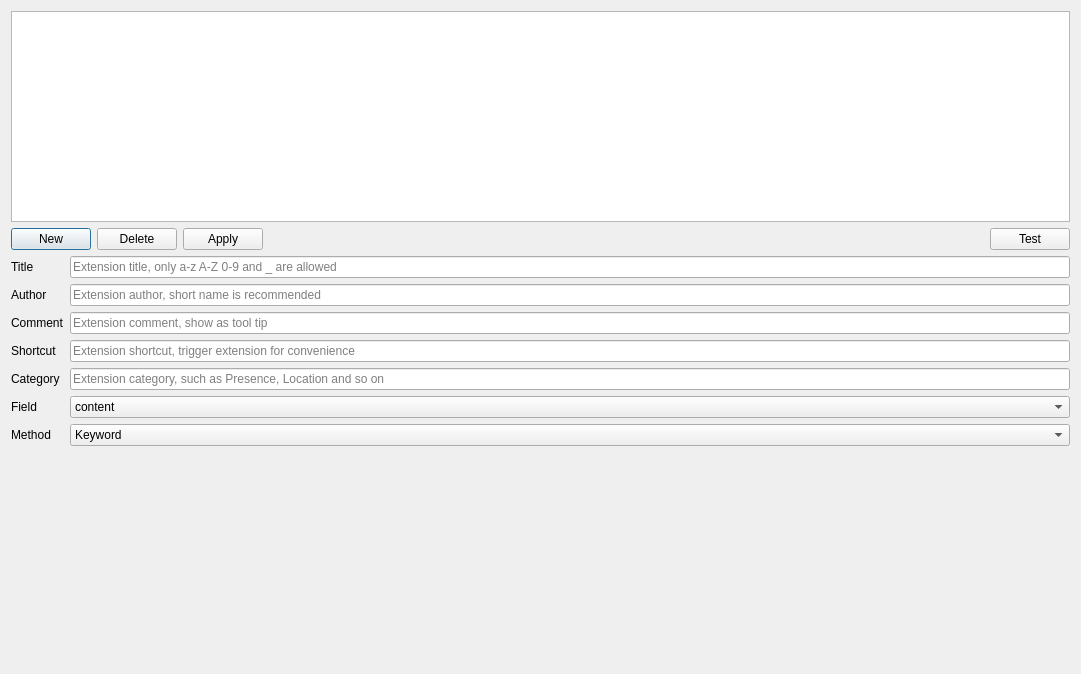
<?xml version="1.0" encoding="UTF-8"?>
<ui version="4.0">
 <class>ExtensionDialog</class>
 <widget class="QDialog" name="ExtensionDialog">
  <property name="geometry">
   <rect>
    <x>0</x>
    <y>0</y>
    <width>1081</width>
    <height>674</height>
   </rect>
  </property>
  <property name="windowTitle">
   <string>Extensions</string>
  </property>
  <layout class="QVBoxLayout" name="verticalLayout" stretch="1,0,0,1">
   <item>
    <widget class="QTableView" name="tableView">
     <property name="selectionMode">
      <enum>QAbstractItemView::SingleSelection</enum>
     </property>
     <property name="selectionBehavior">
      <enum>QAbstractItemView::SelectRows</enum>
     </property>
    </widget>
   </item>
   <item>
    <layout class="QHBoxLayout" name="horizontalLayout_2" stretch="0,0,0,1,0">
     <item>
      <widget class="QPushButton" name="btnNewExtension">
       <property name="text">
        <string>New</string>
       </property>
      </widget>
     </item>
     <item>
      <widget class="QPushButton" name="btnDeleteExtension">
       <property name="text">
        <string>Delete</string>
       </property>
      </widget>
     </item>
     <item>
      <widget class="QPushButton" name="btnApplyModification">
       <property name="text">
        <string>Apply</string>
       </property>
      </widget>
     </item>
     <item>
      <widget class="QWidget" name="widget_2" native="true"/>
     </item>
     <item>
      <widget class="QPushButton" name="btnTestExtension">
       <property name="text">
        <string>Test</string>
       </property>
      </widget>
     </item>
    </layout>
   </item>
   <item>
    <layout class="QFormLayout" name="formLayout">
     <property name="fieldGrowthPolicy">
      <enum>QFormLayout::AllNonFixedFieldsGrow</enum>
     </property>
     <item row="0" column="0">
      <widget class="QLabel" name="label_4">
       <property name="text">
        <string>Title</string>
       </property>
      </widget>
     </item>
     <item row="0" column="1">
      <widget class="QLineEdit" name="edtTitle">
       <property name="placeholderText">
        <string>Extension title, only a-z A-Z 0-9 and _ are allowed</string>
       </property>
       <property name="clearButtonEnabled">
        <bool>true</bool>
       </property>
      </widget>
     </item>
     <item row="1" column="0">
      <widget class="QLabel" name="label">
       <property name="text">
        <string>Author</string>
       </property>
      </widget>
     </item>
     <item row="1" column="1">
      <widget class="QLineEdit" name="edtAuthor">
       <property name="maxLength">
        <number>50</number>
       </property>
       <property name="placeholderText">
        <string>Extension author, short name is recommended</string>
       </property>
       <property name="clearButtonEnabled">
        <bool>true</bool>
       </property>
      </widget>
     </item>
     <item row="5" column="0">
      <widget class="QLabel" name="label_2">
       <property name="text">
        <string>Field</string>
       </property>
      </widget>
     </item>
     <item row="5" column="1">
      <widget class="QComboBox" name="cbField">
       <property name="currentIndex">
        <number>7</number>
       </property>
       <item>
        <property name="text">
         <string/>
        </property>
       </item>
       <item>
        <property name="text">
         <string>time</string>
        </property>
       </item>
       <item>
        <property name="text">
         <string>level</string>
        </property>
       </item>
       <item>
        <property name="text">
         <string>thread</string>
        </property>
       </item>
       <item>
        <property name="text">
         <string>source</string>
        </property>
       </item>
       <item>
        <property name="text">
         <string>category</string>
        </property>
       </item>
       <item>
        <property name="text">
         <string>method</string>
        </property>
       </item>
       <item>
        <property name="text">
         <string>content</string>
        </property>
       </item>
       <item>
        <property name="text">
         <string>log</string>
        </property>
       </item>
      </widget>
     </item>
     <item row="6" column="0">
      <widget class="QLabel" name="label_3">
       <property name="text">
        <string>Method</string>
       </property>
      </widget>
     </item>
     <item row="6" column="1">
      <widget class="QComboBox" name="cbMethod">
       <item>
        <property name="text">
         <string>Keyword</string>
        </property>
       </item>
       <item>
        <property name="text">
         <string>SQL WHERE clause</string>
        </property>
       </item>
       <item>
        <property name="text">
         <string>Regexp</string>
        </property>
       </item>
       <item>
        <property name="text">
         <string>Lua</string>
        </property>
       </item>
      </widget>
     </item>
     <item row="2" column="0">
      <widget class="QLabel" name="label_5">
       <property name="text">
        <string>Comment</string>
       </property>
      </widget>
     </item>
     <item row="2" column="1">
      <widget class="QLineEdit" name="edtComment">
       <property name="placeholderText">
        <string>Extension comment, show as tool tip</string>
       </property>
      </widget>
     </item>
     <item row="3" column="0">
      <widget class="QLabel" name="label_6">
       <property name="text">
        <string>Shortcut</string>
       </property>
      </widget>
     </item>
     <item row="3" column="1">
      <widget class="ShortcutEdit" name="edtShortcut">
       <property name="placeholderText">
        <string>Extension shortcut, trigger extension for convenience</string>
       </property>
       <property name="clearButtonEnabled">
        <bool>true</bool>
       </property>
      </widget>
     </item>
     <item row="4" column="0">
      <widget class="QLabel" name="label_7">
       <property name="text">
        <string>Category</string>
       </property>
      </widget>
     </item>
     <item row="4" column="1">
      <widget class="QLineEdit" name="edtCategory">
       <property name="inputMask">
        <string/>
       </property>
       <property name="placeholderText">
        <string>Extension category, such as Presence, Location and so on</string>
       </property>
      </widget>
     </item>
    </layout>
   </item>
   <item>
    <widget class="QWidget" name="codeEditorPlaceholder" native="true"/>
   </item>
  </layout>
 </widget>
 <customwidgets>
  <customwidget>
   <class>ShortcutEdit</class>
   <extends>QLineEdit</extends>
   <header>shortcutedit.h</header>
  </customwidget>
 </customwidgets>
 <tabstops>
  <tabstop>edtTitle</tabstop>
  <tabstop>edtAuthor</tabstop>
  <tabstop>edtComment</tabstop>
  <tabstop>edtShortcut</tabstop>
  <tabstop>edtCategory</tabstop>
  <tabstop>cbField</tabstop>
  <tabstop>cbMethod</tabstop>
  <tabstop>tableView</tabstop>
  <tabstop>btnDeleteExtension</tabstop>
  <tabstop>btnApplyModification</tabstop>
  <tabstop>btnNewExtension</tabstop>
  <tabstop>btnTestExtension</tabstop>
 </tabstops>
 <resources/>
 <connections/>
</ui>
